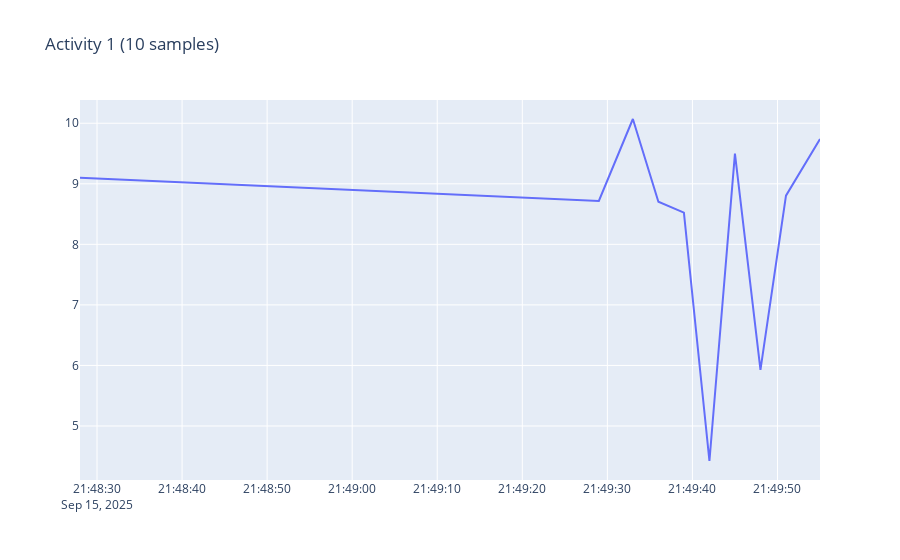
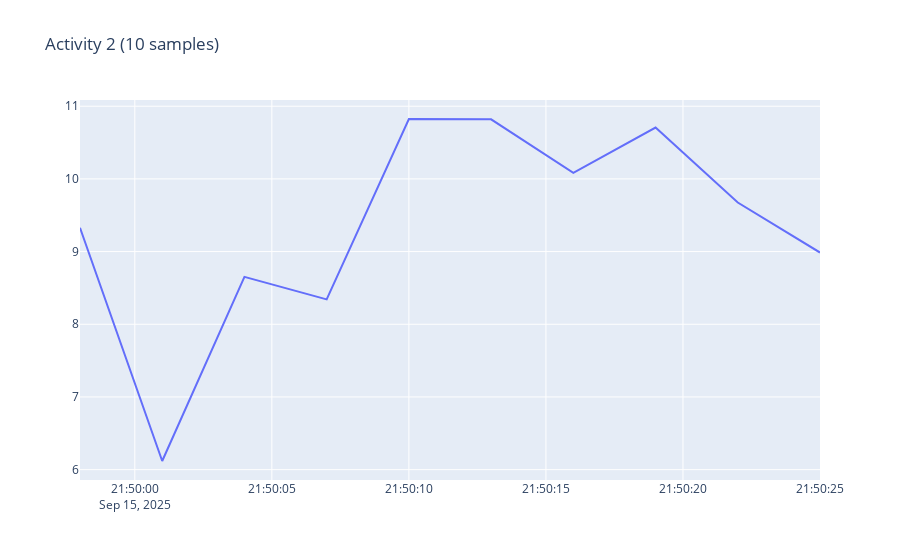
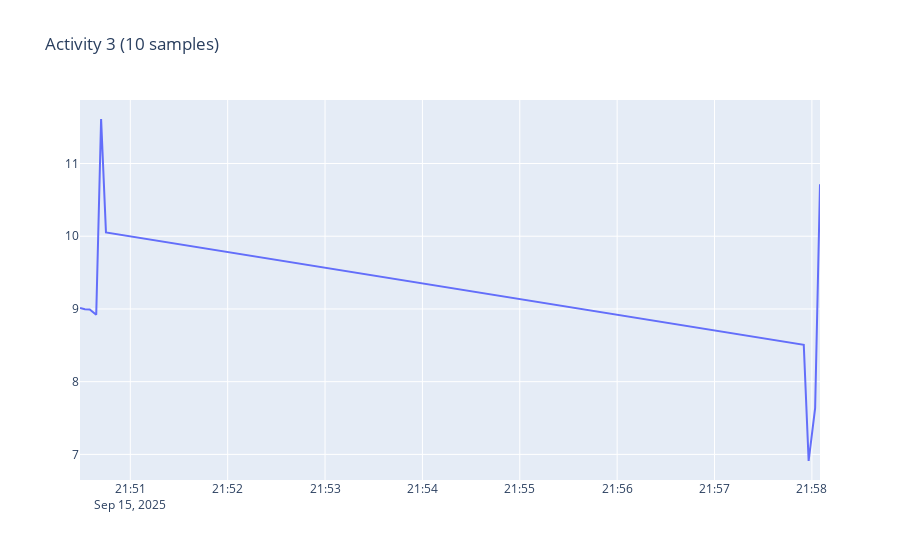
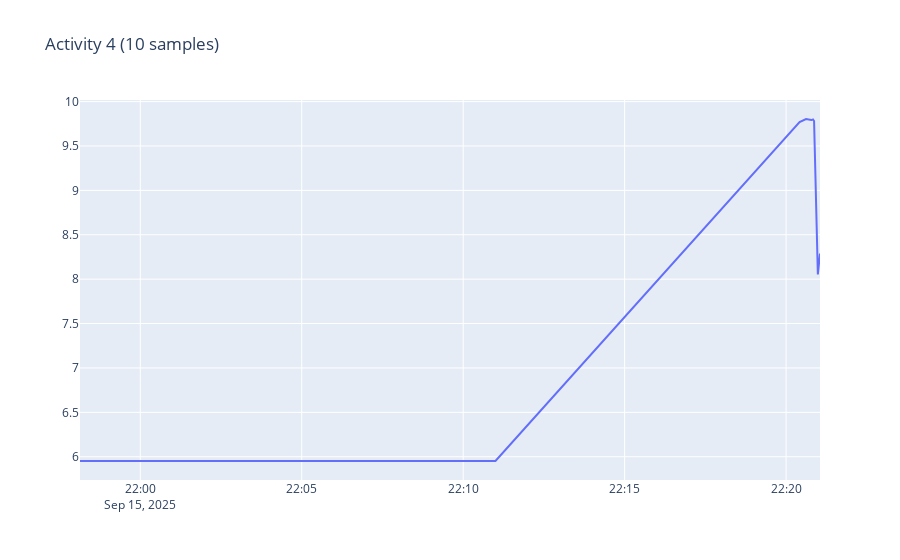

The notebook cell saved with these charts, in order:
### Markdown cell above
## Samples saved into snapshots and different csv

### Code cell
import pandas as pd
import plotly.graph_objects as go
import os

# Parameters
N_SNAPSHOT = 10  # Number of samples per activity
DATA_PATH = "iot_logs/z.csv"
SNAPSHOT_DIR = "snapshots"
os.makedirs(SNAPSHOT_DIR, exist_ok=True)

# Load all data
df = pd.read_csv(DATA_PATH)
buffer_live = list(zip(df['timestamp'], df['value']))
snapshots = []

def save_and_plot_snapshot(snapshot, idx):
    ts, vals = zip(*snapshot)
    # Save to CSV
    out_df = pd.DataFrame({'timestamp': ts, 'value': vals})
    csv_path = os.path.join(SNAPSHOT_DIR, f"activity_{idx+1}.csv")
    out_df.to_csv(csv_path, mode='a', header=not os.path.exists(csv_path), index=False)
    print(f"Saved: {csv_path}")
    # Plot

    fig = go.Figure(data=go.Scatter(x=ts, y=vals, mode='lines'))
    fig.update_layout(title=f"Activity {idx+1} ({N_SNAPSHOT} samples)")
    fig.show()

# Split buffer_live into snapshots of N_SNAPSHOT samples
for i in range(0, len(buffer_live), N_SNAPSHOT):
    snapshot = buffer_live[i:i+N_SNAPSHOT]
    if len(snapshot) == N_SNAPSHOT:
        snapshots.append(snapshot)

# Save and plot each activity
for idx, snapshot in enumerate(snapshots):
    save_and_plot_snapshot(snapshot, idx)

### Figure 1 — Plotly figure (JSON) as saved in the notebook; plotly's stock layout.template omitted (floating-point values rounded to 4 significant figures)
{"data": [{"mode": "lines", "type": "scatter", "x": ["2025-09-15T21:48:28+10:00", "2025-09-15T21:49:29+10:00", "2025-09-15T21:49:33+10:00", "2025-09-15T21:49:36+10:00", "2025-09-15T21:49:39+10:00", "2025-09-15T21:49:42+10:00", "2025-09-15T21:49:45+10:00", "2025-09-15T21:49:48+10:00", "2025-09-15T21:49:51+10:00", "2025-09-15T21:49:55+10:00"], "y": [9.098, 8.717, 10.07, 8.703, 8.523, 4.422, 9.497, 5.928, 8.803, 9.739]}], "layout": {"title": {"text": "Activity 1 (10 samples)"}}}

### Figure 2 — Plotly figure (JSON) as saved in the notebook; plotly's stock layout.template omitted (floating-point values rounded to 4 significant figures)
{"data": [{"mode": "lines", "type": "scatter", "x": ["2025-09-15T21:49:58+10:00", "2025-09-15T21:50:01+10:00", "2025-09-15T21:50:04+10:00", "2025-09-15T21:50:07+10:00", "2025-09-15T21:50:10+10:00", "2025-09-15T21:50:13+10:00", "2025-09-15T21:50:16+10:00", "2025-09-15T21:50:19+10:00", "2025-09-15T21:50:22+10:00", "2025-09-15T21:50:25+10:00"], "y": [9.327, 6.119, 8.652, 8.343, 10.82, 10.82, 10.08, 10.71, 9.675, 8.987]}], "layout": {"title": {"text": "Activity 2 (10 samples)"}}}

### Figure 3 — Plotly figure (JSON) as saved in the notebook; plotly's stock layout.template omitted (floating-point values rounded to 4 significant figures)
{"data": [{"mode": "lines", "type": "scatter", "x": ["2025-09-15T21:50:29+10:00", "2025-09-15T21:50:32+10:00", "2025-09-15T21:50:35+10:00", "2025-09-15T21:50:39+10:00", "2025-09-15T21:50:42+10:00", "2025-09-15T21:50:45+10:00", "2025-09-15T21:57:55+10:00", "2025-09-15T21:57:58+10:00", "2025-09-15T21:58:02+10:00", "2025-09-15T21:58:05+10:00"], "y": [9.014, 8.995, 8.992, 8.92, 11.61, 10.05, 8.506, 6.909, 7.635, 10.71]}], "layout": {"title": {"text": "Activity 3 (10 samples)"}}}

### Figure 4 — Plotly figure (JSON) as saved in the notebook; plotly's stock layout.template omitted (floating-point values rounded to 4 significant figures)
{"data": [{"mode": "lines", "type": "scatter", "x": ["2025-09-15T21:58:08+10:00", "2025-09-15T22:11:00+10:00", "2025-09-15T22:20:25+10:00", "2025-09-15T22:20:33+10:00", "2025-09-15T22:20:37+10:00", "2025-09-15T22:20:47+10:00", "2025-09-15T22:20:50+10:00", "2025-09-15T22:20:52+10:00", "2025-09-15T22:20:59+10:00", "2025-09-15T22:21:03+10:00"], "y": [5.952, 5.952, 9.77, 9.79, 9.804, 9.792, 9.799, 9.782, 8.054, 8.288]}], "layout": {"title": {"text": "Activity 4 (10 samples)"}}}
